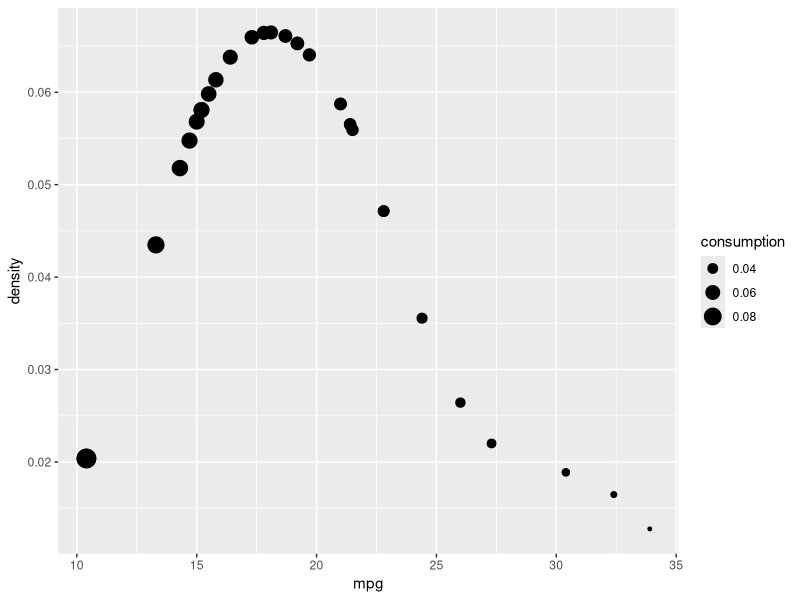

Write R code to recreate this figure.
## ---- chunk 1
select<-c(TRUE,TRUE,TRUE,FALSE,FALSE,TRUE,FALSE,FALSE,TRUE,TRUE,FALSE)
mycars<-mtcars[,select]    # selecting initiation db
kernel<-"gaussian";points<-1;dof<-32  # user adjustable density plot smoothness
dens <- density(mycars$mpg, bw = "SJ", kernel = kernel, points)
spl <- smooth.spline(dens$x, dens$y, df=dof, keep.data=FALSE)
## ---- chunk 2
library(ggplot2)
c <- predict(spl, mycars$mpg);data<-data.frame(mpg=c$x,density=c$y,consumption=1/c$x)
ggplot(data,aes(mpg,density)) +geom_point(aes(size=consumption))

